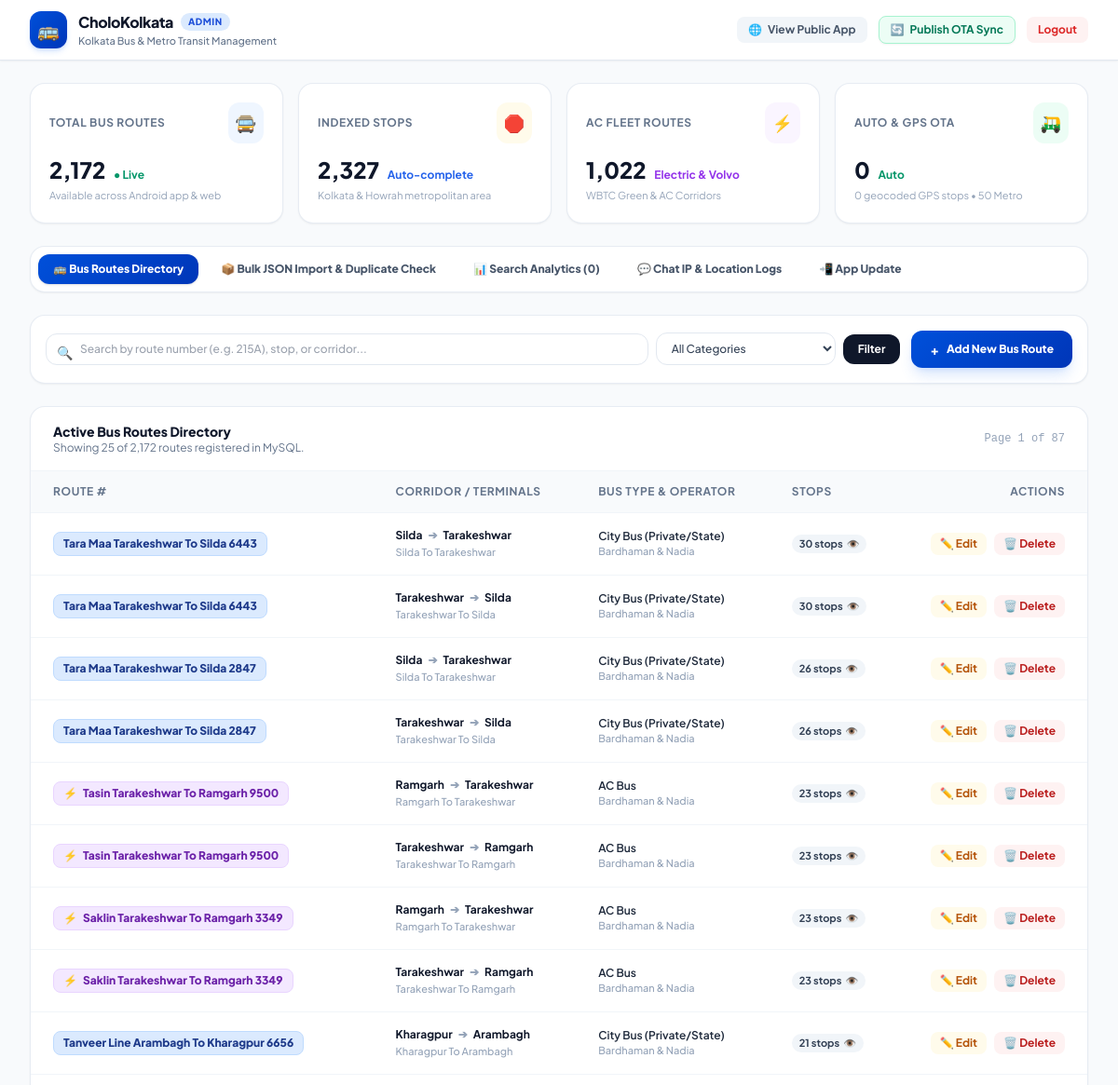
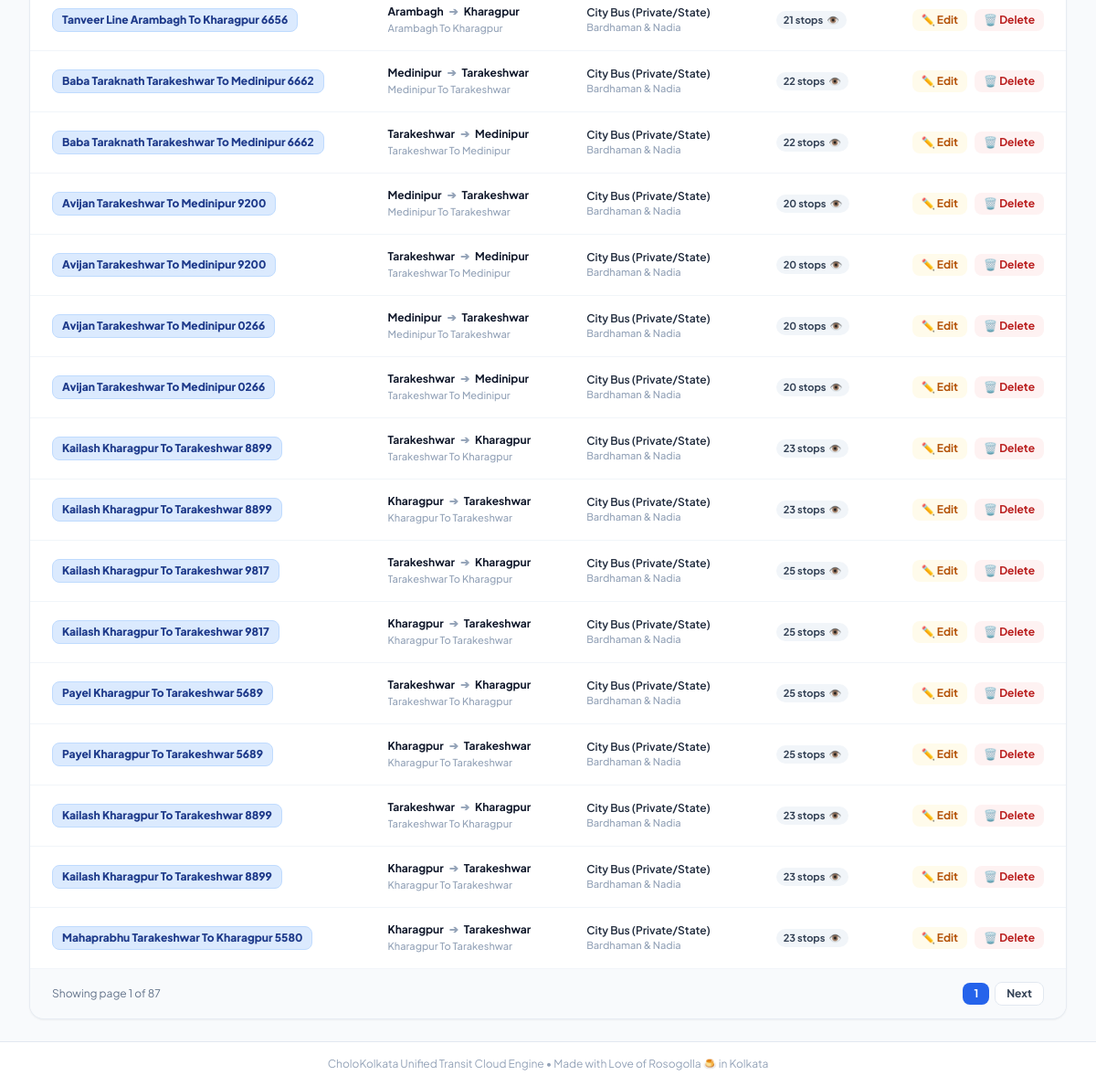
The page /admin/index.php (signed in) on the database its author committed (2 pictures, top to bottom).
### tables this page shows
CREATE TABLE `routes` (
  `id` int(11) NOT NULL AUTO_INCREMENT,
  `route_no` varchar(100) NOT NULL,
  `route_name` varchar(255) NOT NULL,
  `origin` varchar(255) NOT NULL,
  `destination` varchar(255) NOT NULL,
  `category` varchar(100) NOT NULL,
  `bus_type` varchar(100) DEFAULT 'Standard',
  `timetable` text DEFAULT NULL,
  `image_url` varchar(255) DEFAULT NULL,
  `total_stops` int(11) DEFAULT 0,
  `created_at` timestamp NULL DEFAULT current_timestamp(),
  PRIMARY KEY (`id`),
  KEY `idx_route_no` (`route_no`),
  KEY `idx_origin` (`origin`),
  KEY `idx_destination` (`destination`),
  KEY `idx_category` (`category`)
);

### admin/index.php (the view, shortened to what the rows shown need)
<?php
function get_admin_db() {
    $host = 'localhost';
    $user = 'helnovexaa_bus';
    $pass = 'Soumojit1234@';
    $dbname = 'helnovexaa_buskolkata';
    $conn = mysqli_init();
    $conn->options(MYSQLI_OPT_INT_AND_FLOAT_NATIVE, 1);
    $connected = @$conn->real_connect($host, $user, $pass, $dbname);
    if ($connected) {
        $conn->set_charset('utf8mb4');
    }
    return $connected ? $conn : null;
}
$is_authenticated = false;
if (isset($_SESSION['cholo_admin_logged']) && $_SESSION['cholo_admin_logged'] === true) {
    $is_authenticated = true;
}
$db = get_admin_db();
$active_tab = trim($_GET['tab'] ?? 'routes');
$page = max(1, intval($_GET['page'] ?? 1));
$per_page = 25;
$offset = ($page - 1) * $per_page;
$routes_list = [];
if ($db && $is_authenticated) {
    $where = [];
    $params = [];
    $types = '';
    $where_sql = !empty($where) ? 'WHERE ' . implode(' AND ', $where) : '';
    $query_sql = "SELECT * FROM routes $where_sql ORDER BY id DESC LIMIT ? OFFSET ?";
    $params[] = $per_page;
    $params[] = $offset;
    $types .= 'ii';
    $stmt = $db->prepare($query_sql);
    $stmt->bind_param($types, ...$params);
    $stmt->execute();
    $res = $stmt->get_result();
    while ($row = $res->fetch_assoc()) {
        $routes_list[] = $row;
    }
}
?>
<!DOCTYPE html>
<html lang="en">
<head>
    <script src="https://cdn.tailwindcss.com"></script>
</head>
<body class="bg-slate-50 text-slate-800 min-h-screen">
<?php if (!$is_authenticated): ?>
<div class="min-h-screen flex items-center justify-center p-4 bg-gradient-to-br from-blue-900 via-indigo-900 to-slate-900">
    <div class="max-w-md w-full glass-card rounded-2xl shadow-2xl p-8 border border-white/20">
        <div class="text-center mb-8">
            <div class="inline-flex items-center justify-center w-20 h-20 rounded-2xl royal-gradient shadow-lg shadow-blue-500/30 mb-4">
                <span class="text-3xl">🚌</span>
            </div>
            <h1 class="text-2xl font-black text-slate-900 tracking-tight">CholoKolkata Control</h1>
            <p class="text-xs text-blue-600 font-bold uppercase tracking-widest mt-1">Transit Admin Portal • চলো কলকাতা</p>
            <p class="text-xs text-slate-500 mt-2">Manage live bus routes, stops timeline, and schedules for Kolkata commuter mobile apps.</p>
        </div>
        <?php if (!empty($login_error)): ?>
        <div class="mb-4 p-3 bg-red-50 border border-red-200 rounded-xl text-red-700 text-xs font-semibold flex items-center gap-2">
            <span>⚠️</span>
            <span><?= htmlspecialchars($login_error) ?></span>
        </div>
        <?php endif; ?>
        <form method="POST" action="/admin?action=login" class="space-y-4">
            <div>
                <label class="block text-xs font-bold text-slate-700 uppercase mb-2">Administrator Key</label>
                <div class="relative">
                    <input type="password" name="passcode" id="passcode" required autofocus placeholder="Enter admin passcode"
                        class="w-full px-4 py-3 rounded-xl border border-slate-300 focus:outline-none focus:ring-2 focus:ring-blue-500 focus:border-transparent text-sm font-mono tracking-wider">
                    <button type="button" onclick="togglePass()" class="absolute right-3 top-3 text-slate-400 hover:text-slate-600 text-xs font-bold uppercase">Show</button>
                </div>
                <p class="text-[11px] text-slate-400 mt-1.5">Authorized dispatchers & transit database managers only.</p>
            </div>
            <button type="submit" class="w-full py-3 royal-gradient text-white font-bold rounded-xl shadow-lg shadow-blue-600/30 hover:opacity-95 transition-all text-sm">
                Unlock Dashboard ➔
            </button>
        </form>
        <div class="mt-8 pt-6 border-t border-slate-100 text-center text-xs text-slate-400">
            Made in Kolkata with Love of Rosogolla 🍮 • 2026
        </div>
    </div>
</div>
<script>
function togglePass() {
    const p = document.getElementById('passcode');
    p.type = p.type === 'password' ? 'text' : 'password';
}
</script>
<?php else: ?>
<div class="min-h-screen flex flex-col">
    <main class="flex-1 max-w-7xl w-full mx-auto px-4 sm:px-6 lg:px-8 py-6 space-y-6">
        <?php if ($active_tab === 'routes'): ?>
        <div class="bg-white rounded-2xl border border-slate-200/80 shadow-sm overflow-hidden">
            <div class="px-6 py-4 border-b border-slate-100 flex items-center justify-between">
                <div>
                    <h2 class="font-extrabold text-slate-900 text-sm">Active Bus Routes Directory</h2>
                </div>
            </div>
            <div class="overflow-x-auto">
                <table class="w-full text-left text-xs">
                    <thead class="bg-slate-50 text-slate-500 font-bold uppercase tracking-wider border-b border-slate-100">
                        <tr>
                            <th class="px-6 py-3.5">Route #</th>
                            <th class="px-6 py-3.5">Corridor / Terminals</th>
                            <th class="px-6 py-3.5">Bus Type & Operator</th>
                            <th class="px-6 py-3.5">Stops</th>
                            <th class="px-6 py-3.5 text-right">Actions</th>
                        </tr>
                    </thead>
                    <tbody class="divide-y divide-slate-100 font-medium">
                        <?php foreach ($routes_list as $r):
                            $is_ac = stripos($r['bus_type'], 'ac') !== false || stripos($r['route_no'], 'ac') !== false;
                        ?>
                        <tr class="hover:bg-blue-50/40 transition">
                            <td class="px-6 py-4">
                                <div class="inline-flex items-center gap-1.5 px-2.5 py-1 rounded-lg font-black text-xs <?= $is_ac ? 'bg-purple-100 text-purple-800 border border-purple-200' : 'bg-blue-100 text-blue-900 border border-blue-200' ?>">
                                    <?php if ($is_ac): ?><span>⚡</span><?php endif; ?>
                                    <span><?= htmlspecialchars($r['route_no']) ?></span>
                                </div>
                            </td>
                            <td class="px-6 py-4">
                                <div class="font-bold text-slate-900 text-xs flex items-center gap-1.5">
                                    <span><?= htmlspecialchars($r['origin']) ?></span>
                                    <span class="text-slate-400">➔</span>
                                    <span><?= htmlspecialchars($r['destination']) ?></span>
                                </div>
                                <div class="text-[11px] text-slate-400 truncate max-w-md mt-0.5"><?= htmlspecialchars($r['route_name']) ?></div>
                            </td>
                            <td class="px-6 py-4">
                                <div class="text-slate-800 font-semibold"><?= htmlspecialchars($r['bus_type']) ?></div>
                                <div class="text-[11px] text-slate-400"><?= htmlspecialchars($r['category']) ?></div>
                            </td>
                            <td class="px-6 py-4">
                                <button onclick="viewStops(<?= $r['id'] ?>, '<?= htmlspecialchars($r['route_no'], ENT_QUOTES) ?>')" class="inline-flex items-center gap-1 px-2 py-0.5 rounded-full bg-slate-100 hover:bg-blue-100 text-slate-700 hover:text-blue-700 transition text-[11px] font-bold">
                                    <span><?= $r['total_stops'] ?> stops</span>
                                    <span>👁️</span>
                                </button>
                            </td>
                            <td class="px-6 py-4 text-right space-x-1.5 whitespace-nowrap">
                                <button onclick="openEditModal(<?= $r['id'] ?>)" class="px-2.5 py-1 text-xs font-bold text-amber-700 bg-amber-50 hover:bg-amber-100 rounded-lg transition">
                                    ✏️ Edit
                                </button>
                                <button onclick="confirmDelete(<?= $r['id'] ?>, '<?= htmlspecialchars($r['route_no'], ENT_QUOTES) ?>')" class="px-2.5 py-1 text-xs font-bold text-red-700 bg-red-50 hover:bg-red-100 rounded-lg transition">
                                    🗑️ Delete
                                </button>
                            </td>
                        </tr>
                        <?php endforeach; ?>
                    </tbody>
                </table>
            </div>
        </div>
        <?php endif; ?>
    </main>
</div>
</body>
</html>
<?php endif; ?>

### rows shown on the page
routes: route_no "Tara Maa Tarakeshwar To Silda 6443", origin "Silda", destination "Tarakeshwar", route_name "Silda To Tarakeshwar", bus_type "City Bus (Private/State)", category "Bardhaman & Nadia", total_stops "30"
routes: route_no "Tara Maa Tarakeshwar To Silda 6443", origin "Tarakeshwar", destination "Silda", route_name "Tarakeshwar To Silda", bus_type "City Bus (Private/State)", category "Bardhaman & Nadia", total_stops "30"
routes: route_no "Tara Maa Tarakeshwar To Silda 2847", origin "Silda", destination "Tarakeshwar", route_name "Silda To Tarakeshwar", bus_type "City Bus (Private/State)", category "Bardhaman & Nadia", total_stops "26"
routes: route_no "Tara Maa Tarakeshwar To Silda 2847", origin "Tarakeshwar", destination "Silda", route_name "Tarakeshwar To Silda", bus_type "City Bus (Private/State)", category "Bardhaman & Nadia", total_stops "26"
routes: route_no "Tasin Tarakeshwar To Ramgarh 9500", origin "Ramgarh", destination "Tarakeshwar", route_name "Ramgarh To Tarakeshwar", bus_type "AC Bus", category "Bardhaman & Nadia", total_stops "23"
routes: route_no "Tasin Tarakeshwar To Ramgarh 9500", origin "Tarakeshwar", destination "Ramgarh", route_name "Tarakeshwar To Ramgarh", bus_type "AC Bus", category "Bardhaman & Nadia", total_stops "23"
routes: route_no "Saklin Tarakeshwar To Ramgarh 3349", origin "Ramgarh", destination "Tarakeshwar", route_name "Ramgarh To Tarakeshwar", bus_type "AC Bus", category "Bardhaman & Nadia", total_stops "23"
routes: route_no "Saklin Tarakeshwar To Ramgarh 3349", origin "Tarakeshwar", destination "Ramgarh", route_name "Tarakeshwar To Ramgarh", bus_type "AC Bus", category "Bardhaman & Nadia", total_stops "23"
routes: route_no "Tanveer Line Arambagh To Kharagpur 6656", origin "Kharagpur", destination "Arambagh", route_name "Kharagpur To Arambagh", bus_type "City Bus (Private/State)", category "Bardhaman & Nadia", total_stops "21"
routes: route_no "Tanveer Line Arambagh To Kharagpur 6656", origin "Arambagh", destination "Kharagpur", route_name "Arambagh To Kharagpur", bus_type "City Bus (Private/State)", category "Bardhaman & Nadia", total_stops "21"
routes: route_no "Baba Taraknath Tarakeshwar To Medinipur 6662", origin "Medinipur", destination "Tarakeshwar", route_name "Medinipur To Tarakeshwar", bus_type "City Bus (Private/State)", category "Bardhaman & Nadia", total_stops "22"
routes: route_no "Baba Taraknath Tarakeshwar To Medinipur 6662", origin "Tarakeshwar", destination "Medinipur", route_name "Tarakeshwar To Medinipur", bus_type "City Bus (Private/State)", category "Bardhaman & Nadia", total_stops "22"
routes: route_no "Avijan Tarakeshwar To Medinipur 9200", origin "Medinipur", destination "Tarakeshwar", route_name "Medinipur To Tarakeshwar", bus_type "City Bus (Private/State)", category "Bardhaman & Nadia", total_stops "20"
routes: route_no "Avijan Tarakeshwar To Medinipur 9200", origin "Tarakeshwar", destination "Medinipur", route_name "Tarakeshwar To Medinipur", bus_type "City Bus (Private/State)", category "Bardhaman & Nadia", total_stops "20"
routes: route_no "Avijan Tarakeshwar To Medinipur 0266", origin "Medinipur", destination "Tarakeshwar", route_name "Medinipur To Tarakeshwar", bus_type "City Bus (Private/State)", category "Bardhaman & Nadia", total_stops "20"
routes: route_no "Avijan Tarakeshwar To Medinipur 0266", origin "Tarakeshwar", destination "Medinipur", route_name "Tarakeshwar To Medinipur", bus_type "City Bus (Private/State)", category "Bardhaman & Nadia", total_stops "20"
routes: route_no "Kailash Kharagpur To Tarakeshwar 8899", origin "Tarakeshwar", destination "Kharagpur", route_name "Tarakeshwar To Kharagpur", bus_type "City Bus (Private/State)", category "Bardhaman & Nadia", total_stops "23"
routes: route_no "Kailash Kharagpur To Tarakeshwar 8899", origin "Kharagpur", destination "Tarakeshwar", route_name "Kharagpur To Tarakeshwar", bus_type "City Bus (Private/State)", category "Bardhaman & Nadia", total_stops "23"
routes: route_no "Kailash Kharagpur To Tarakeshwar 9817", origin "Tarakeshwar", destination "Kharagpur", route_name "Tarakeshwar To Kharagpur", bus_type "City Bus (Private/State)", category "Bardhaman & Nadia", total_stops "25"
routes: route_no "Kailash Kharagpur To Tarakeshwar 9817", origin "Kharagpur", destination "Tarakeshwar", route_name "Kharagpur To Tarakeshwar", bus_type "City Bus (Private/State)", category "Bardhaman & Nadia", total_stops "25"
routes: route_no "Payel Kharagpur To Tarakeshwar 5689", origin "Tarakeshwar", destination "Kharagpur", route_name "Tarakeshwar To Kharagpur", bus_type "City Bus (Private/State)", category "Bardhaman & Nadia", total_stops "25"
routes: route_no "Payel Kharagpur To Tarakeshwar 5689", origin "Kharagpur", destination "Tarakeshwar", route_name "Kharagpur To Tarakeshwar", bus_type "City Bus (Private/State)", category "Bardhaman & Nadia", total_stops "25"
routes: route_no "Kailash Kharagpur To Tarakeshwar 8899", origin "Tarakeshwar", destination "Kharagpur", route_name "Tarakeshwar To Kharagpur", bus_type "City Bus (Private/State)", category "Bardhaman & Nadia", total_stops "23"
routes: route_no "Kailash Kharagpur To Tarakeshwar 8899", origin "Kharagpur", destination "Tarakeshwar", route_name "Kharagpur To Tarakeshwar", bus_type "City Bus (Private/State)", category "Bardhaman & Nadia", total_stops "23"
routes: route_no "Mahaprabhu Tarakeshwar To Kharagpur 5580", origin "Kharagpur", destination "Tarakeshwar", route_name "Kharagpur To Tarakeshwar", bus_type "City Bus (Private/State)", category "Bardhaman & Nadia", total_stops "23"

### other values the page prints
$stats['total_routes'] "2,172"
$stats['total_stops'] "2,327"
$stats['ac_routes'] "1,022"
$stats['auto_routes'] "0"
$stats['stop_coords'] "0"
$analytics_summary['total_searches'] "0"
count($routes_list) "25"
$total_matching_routes "2,172"
$page "1"
max(1, $total_pages) "87"
$total_pages "87"
